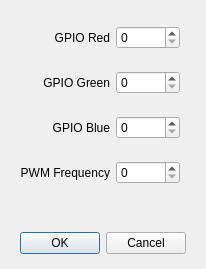
<?xml version="1.0" encoding="UTF-8"?>
<ui version="4.0">
 <class>Dialog</class>
 <widget class="QDialog" name="Dialog">
  <property name="geometry">
   <rect>
    <x>0</x>
    <y>0</y>
    <width>206</width>
    <height>269</height>
   </rect>
  </property>
  <property name="windowTitle">
   <string>Dialog</string>
  </property>
  <widget class="QDialogButtonBox" name="DialogButtonBox">
   <property name="geometry">
    <rect>
     <x>20</x>
     <y>230</y>
     <width>166</width>
     <height>26</height>
    </rect>
   </property>
   <property name="standardButtons">
    <set>QDialogButtonBox::Cancel|QDialogButtonBox::Ok</set>
   </property>
  </widget>
  <widget class="QWidget" name="gridLayoutWidget">
   <property name="geometry">
    <rect>
     <x>20</x>
     <y>10</y>
     <width>160</width>
     <height>191</height>
    </rect>
   </property>
   <layout class="QGridLayout" name="gridLayout">
    <item row="0" column="0">
     <widget class="QLabel" name="RedLabel">
      <property name="text">
       <string>GPIO Red</string>
      </property>
      <property name="alignment">
       <set>Qt::AlignRight|Qt::AlignTrailing|Qt::AlignVCenter</set>
      </property>
     </widget>
    </item>
    <item row="1" column="0">
     <widget class="QLabel" name="GreenLabel">
      <property name="text">
       <string>GPIO Green</string>
      </property>
      <property name="alignment">
       <set>Qt::AlignRight|Qt::AlignTrailing|Qt::AlignVCenter</set>
      </property>
     </widget>
    </item>
    <item row="2" column="0">
     <widget class="QLabel" name="BlueLabel">
      <property name="text">
       <string>GPIO Blue</string>
      </property>
      <property name="alignment">
       <set>Qt::AlignRight|Qt::AlignTrailing|Qt::AlignVCenter</set>
      </property>
     </widget>
    </item>
    <item row="0" column="1">
     <widget class="QSpinBox" name="RedSpin"/>
    </item>
    <item row="1" column="1">
     <widget class="QSpinBox" name="GreenSpin"/>
    </item>
    <item row="2" column="1">
     <widget class="QSpinBox" name="BlueSpin"/>
    </item>
    <item row="3" column="1">
     <widget class="QSpinBox" name="FreqSpin"/>
    </item>
    <item row="3" column="0">
     <widget class="QLabel" name="FreqLabel">
      <property name="text">
       <string>PWM Frequency</string>
      </property>
      <property name="alignment">
       <set>Qt::AlignRight|Qt::AlignTrailing|Qt::AlignVCenter</set>
      </property>
     </widget>
    </item>
   </layout>
  </widget>
 </widget>
 <resources/>
 <connections/>
</ui>
